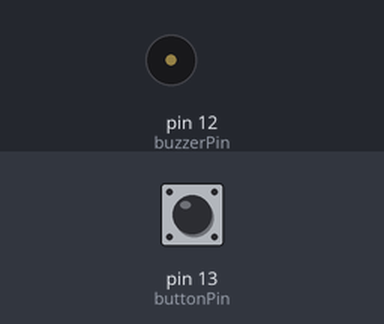
A sketch run on a simulated Arduino Uno, built with avr-gcc and run on an emulated ATmega328P. On the bench: buzzer (waves = sounding). The inputs (shaded band) are chosen by the test bench; at power-on: pin 13 (buttonPin) HIGH.

Above: at 1.2 s.
1.3 s: pin 13 (buttonPin) pulled LOW for 1 s
At 1.8 s:
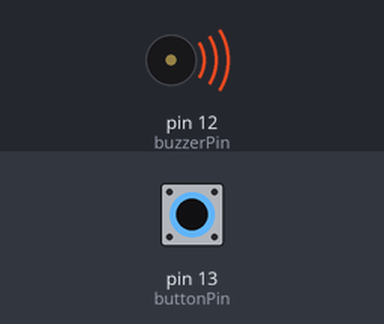
4.3 s: pin 13 (buttonPin) pulled LOW for 3.2 s
At 8.3 s:
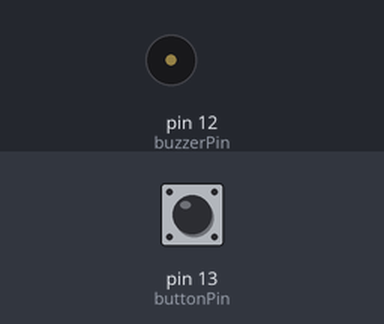
Timing chart, 0 to 9.8 s (numbered marks = the images above; inputs shaded):
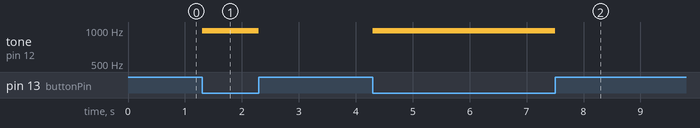

The sketch:

buzzer_button.ino
```cpp
const int buttonPin = 13;
const int buzzerPin = 12;

void setup() {
  pinMode(buttonPin, INPUT);
  pinMode(buzzerPin, OUTPUT);
}

void loop() {
  if (digitalRead(buttonPin) == LOW){
    tone(buzzerPin, 980);
    delay(100);
  }
  noTone(buzzerPin);
}
```

Measured:
- after the input at 1.3 s, tone on pin 12 (buzzerPin): silent → 980 Hz at once, → silent 1.0 s later
- after the input at 4.3 s, tone on pin 12 (buzzerPin): silent → 980 Hz at once, → silent 3.2 s later
